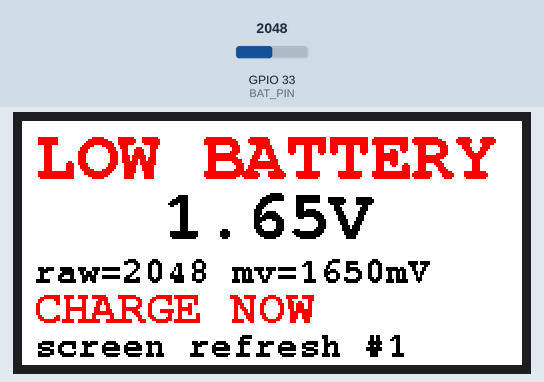
Simulated run of this sketch. Board: ESP32. Shown: 250×122 colour display. The inputs (shaded band) are chosen by the test bench; at power-on: GPIO 33 (BAT_PIN) = 2048 (analog values on the 0–4095 scale). A WiFi scan finds three made-up networks; what the sketch prints to the serial monitor is not drawn.

Above: at 15.4 s.
At 53.0 s:
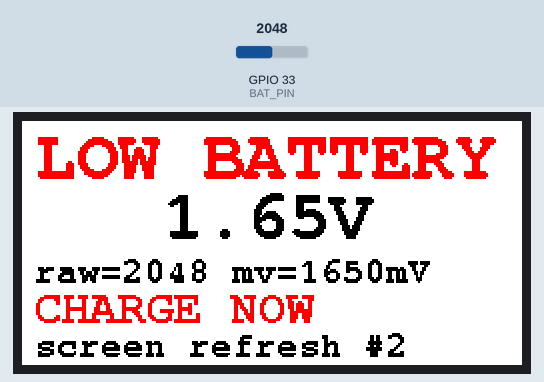
At 68.0 s:
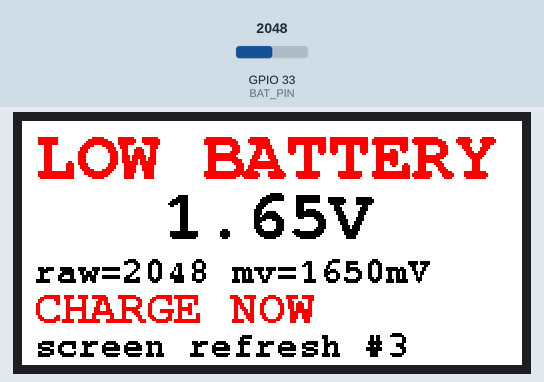
At 83.4 s:
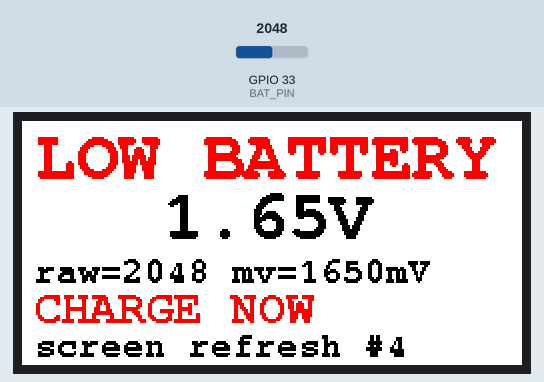
At 100.7 s:
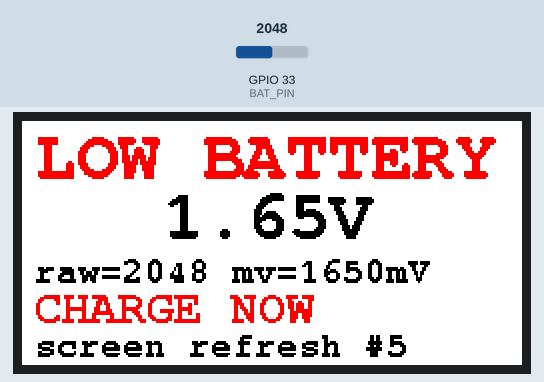
At 118.0 s:
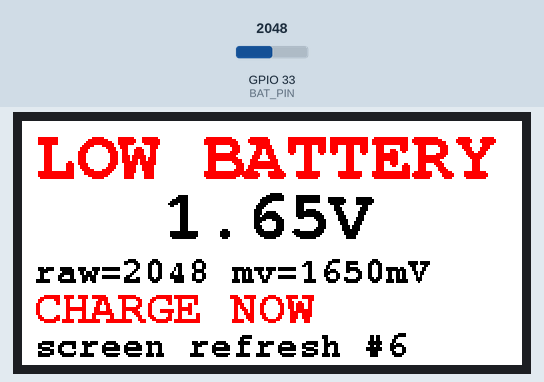

The sketch:

low_battery_test.ino
```cpp
/*
 * low_battery_test.ino — 低压告警压力测试固件（高功耗放电版）
 * 目标板：宝可梦价格牌（ESP32-WROOM-32E-N16 + GxEPD2_213_Z98c 2.13" 三色墨水屏）
 *
 * 干什么：
 *  1) 高功耗放电：双核满频浮点忙循环 + 周期 Wi-Fi 扫描（RF 全开），
 *     让电池电压快速下降（比正常深睡快几十倍）。
 *  2) 持续监测 GPIO33（实机电池直连脚）：电压掉出 ADC 饱和（<~3.1V）
 *     且连续 5 次确认后，判定"低压"。
 *  3) 低压触发后：刷新屏幕显示 LOW BATTERY + 实时电压，之后每 30s
 *     反复刷新（电压 <2.9V 时加速到每 10s），用屏幕播报直到断电。
 *
 * 测试条件（关键！）：
 *  - 必须拔掉 USB，纯电池供电！插着 USB 时充电器会把电压钉在 4.2V，永远测不到低压。
 *  - 电池越大掉电越慢：2000mAh 约 3~5 小时到 3.1V；想快就开 WIFI_BURN_INTERVAL_MS=5000
 *    或换小容量/旧电池。
 *
 * Arduino IDE 参数：ESP32 Dev Module / QIO / 16MB / 16M Flash (3MB APP/9.9MB FATFS)
 * PSRAM Disabled / 921600 / Serial Monitor 115200
 */

#include <SPI.h>
#include <WiFi.h>
#include <GxEPD2_3C.h>
#include <Fonts/FreeMonoBold9pt7b.h>
#include <Fonts/FreeMonoBold12pt7b.h>
#include <Fonts/FreeMonoBold18pt7b.h>

// ============ 测试旋钮 ============
static constexpr uint32_t SAMPLE_MS = 5000;            // 正常阶段电压采样间隔
static constexpr uint32_t LOW_REFRESH_MS = 30000;      // 低压阶段刷屏间隔
static constexpr uint32_t CRITICAL_REFRESH_MS = 10000; // 电压<2900mV 时加速刷屏
static constexpr uint32_t CRITICAL_MV = 2900;
static constexpr uint32_t LOW_MV_THRESHOLD = 3100;     // 掉出 11dB 饱和 ≈ 3.1V
static constexpr uint32_t LOW_RAW_THRESHOLD = 4070;    // 饱和 raw=4095
static constexpr int    CONFIRM_STRIKES = 5;           // 连续 5 次低压才触发（防抖）
static constexpr bool   ENABLE_WIFI_BURN = true;       // 用 Wi-Fi 扫描加大放电
static constexpr uint32_t WIFI_BURN_INTERVAL_MS = 15000;
static constexpr uint32_t EPAPER_SETTLE_MS = 25000;    // busy 兜底（与生产一致）

// ============ 硬件（与生产固件一致） ============
static constexpr int EPD_BUSY = 25, EPD_RST = 26, EPD_DC = 27;
static constexpr int EPD_MOSI = 14, EPD_SCLK = 13, EPD_CS = 15;
static constexpr int BAT_PIN = 33;   // 实机确认：电池直连 GPIO33（无分压）

GxEPD2_3C<GxEPD2_213_Z98c, GxEPD2_213_Z98c::HEIGHT> display(
  GxEPD2_213_Z98c(EPD_CS, EPD_DC, EPD_RST, EPD_BUSY)
);

// 全局采样状态（不用自定义类型做函数签名，避开 Arduino 预处理器坑）
static uint32_t gRaw = 0;
static uint32_t gMv = 0;
static int    gLowStrikes = 0;
static bool   gLowActive = false;
static uint32_t gRefreshes = 0;
static uint32_t gLastSample = 0;
static uint32_t gLastRefresh = 0;
static uint32_t gLastWifiBurn = 0;

// core 0 专职烧电：双核满载把电流拉到 ~200mA 级。
// 注意：不能无限忙循环不放手——core0 的 idle 任务会被饿死，触发 Task WDT 复位循环
// （症状：屏幕反复闪、永远画不出字、每 ~5s 重启一次）。
// 每烧 200ms 让出 10ms，idle 有机会喂狗；烧电效率 ~95%。
static void burnCpuTask(void*) {
  for (;;) {
    volatile float x = 3.14159f;
    uint32_t end = millis() + 200;
    while (millis() < end) {
      x = x * 1.0000001f + 0.0000001f;
    }
    vTaskDelay(1);   // 让位 10ms：core0 idle 运行并喂 WDT
  }
}

// 24 次平均采样（与生产固件 readBatteryVoltage 同参数）
static void readBattery() {
  pinMode(BAT_PIN, INPUT);
  analogSetPinAttenuation(BAT_PIN, ADC_11db);
  uint32_t rawSum = 0, mvSum = 0;
  for (int i = 0; i < 24; ++i) {
    rawSum += analogRead(BAT_PIN);
    mvSum += analogReadMilliVolts(BAT_PIN);
    delay(2);
  }
  gRaw = rawSum / 24;
  gMv = mvSum / 24;
}

// 与生产固件同款的 BUSY 墙钟兜底：刷新耗时 <3s 视为 busy 未生效，强制等满波形时间
static void waitEpaperSettle(uint32_t refreshStartMs) {
  uint32_t elapsed = millis() - refreshStartMs;
  if (elapsed < 3000) {
    Serial.printf("Epaper busy NOT engaged (refresh took %lums) -> settling %lums for waveform\n",
                  (unsigned long)elapsed, (unsigned long)EPAPER_SETTLE_MS);
    delay(EPAPER_SETTLE_MS);
  } else {
    Serial.printf("Epaper refresh took %lums (busy engaged)\n", (unsigned long)elapsed);
  }
}

// 低压告警屏：大号红字 + 实时电压 + 刷新计数
static void drawLowScreen() {
  char buf[48];
  gRefreshes++;
  float vBat = (float)gMv / 1000.0f;
  uint32_t rStart = millis();
  SPI.begin(EPD_SCLK, -1, EPD_MOSI, EPD_CS);
  display.init(115200, true, 10, false);
  display.setRotation(1);
  display.setFullWindow();
  display.firstPage();
  do {
    display.fillScreen(GxEPD_WHITE);
    display.setTextColor(GxEPD_RED);
    display.setFont(&FreeMonoBold18pt7b);
    display.setCursor(6, 28);
    display.print("LOW BATTERY");
    display.setTextColor(GxEPD_BLACK);
    display.setFont(&FreeMonoBold18pt7b);
    snprintf(buf, sizeof(buf), "%.2fV", vBat);
    display.setCursor(70, 58);
    display.print(buf);
    display.setFont(&FreeMonoBold9pt7b);
    snprintf(buf, sizeof(buf), "raw=%lu mv=%lumV", (unsigned long)gRaw, (unsigned long)gMv);
    display.setCursor(6, 80);
    display.print(buf);
    display.setTextColor(GxEPD_RED);
    display.setFont(&FreeMonoBold12pt7b);
    display.setCursor(6, 100);
    display.print("CHARGE NOW");
    display.setTextColor(GxEPD_BLACK);
    display.setFont(&FreeMonoBold9pt7b);
    snprintf(buf, sizeof(buf), "screen refresh #%lu", (unsigned long)gRefreshes);
    display.setCursor(6, 117);
    display.print(buf);
  } while (display.nextPage());
  waitEpaperSettle(rStart);
  display.hibernate();
}

void setup() {
  Serial.begin(115200);
  delay(200);
  analogReadResolution(12);
  setCpuFrequencyMhz(240);

  Serial.println();
  Serial.println("==============================================");
  Serial.println("Low-Battery Alarm Stress Test (high power burn)");
  Serial.printf("freq=%luMHz  freeHeap=%lu\n",
                (unsigned long)getCpuFrequencyMhz(), (unsigned long)ESP.getFreeHeap());
  Serial.println("Burning battery: dual-core busy loop" + String(ENABLE_WIFI_BURN ? " + wifi scan" : ""));
  Serial.printf("Low threshold: mv<%lu raw<%lu, %d strikes to confirm\n",
                (unsigned long)LOW_MV_THRESHOLD, (unsigned long)LOW_RAW_THRESHOLD, CONFIRM_STRIKES);
  Serial.println("WARNING: run on BATTERY ONLY (unplug USB), or voltage stays at 4.2V charging!");

  // core 0 专职烧电任务
  xTaskCreatePinnedToCore(burnCpuTask, "burn", 4096, NULL, 2, NULL, 0);

  // 开机先读一次并画一屏（即使电压还正常，也留个"测试已开始"的证据）
  readBattery();
  Serial.printf("BAT raw=%lu mv=%lumV (%.2fV) - first sample\n",
                (unsigned long)gRaw, (unsigned long)gMv, (float)gMv / 1000.0f);
  drawLowScreen();
  gLowActive = false; // 首屏只是启动证据，不触发告警逻辑
}

void loop() {
  uint32_t now = millis();

  // 周期电压采样 + 低压判定（连续 5 次确认，防 ADC 抖动误报）
  if (now - gLastSample >= SAMPLE_MS) {
    gLastSample = now;
    readBattery();
    Serial.printf("BAT raw=%lu mv=%lumV (%.2fV) %s\n",
                  (unsigned long)gRaw, (unsigned long)gMv, (float)gMv / 1000.0f,
                  gLowActive ? "[LOW-ACTIVE]" : "[monitoring]");
    if (!gLowActive) {
      if (gMv < LOW_MV_THRESHOLD && gRaw < LOW_RAW_THRESHOLD) {
        if (++gLowStrikes >= CONFIRM_STRIKES) {
          gLowActive = true;
          Serial.println(">>> LOW BATTERY CONFIRMED - alarm screen now");
          drawLowScreen();
          gLastRefresh = millis();
        }
      } else {
        gLowStrikes = 0;
      }
    }
  }

  // 低压持续播报：每 30s（<2.9V 时每 10s）刷新一次屏幕，直到断电
  if (gLowActive) {
    uint32_t interval = (gMv < CRITICAL_MV) ? CRITICAL_REFRESH_MS : LOW_REFRESH_MS;
    if (now - gLastRefresh >= interval) {
      gLastRefresh = now;
      drawLowScreen();
    }
  }

  // Wi-Fi 扫描烧电：RF 全开 1~2s，显著拉高平均电流（不需要连网）
  if (ENABLE_WIFI_BURN && now - gLastWifiBurn >= WIFI_BURN_INTERVAL_MS) {
    gLastWifiBurn = now;
    WiFi.mode(WIFI_STA);
    int n = WiFi.scanNetworks();
    Serial.printf("wifi-scan: %d networks found\n", n);
    WiFi.scanDelete();
  }

  // core 1 也烧一段（双核满载）
  volatile float x = 1.2345f;
  uint32_t end = millis() + 200;
  while (millis() < end) {
    x = x * 1.0000001f + 0.0000001f;
  }
  delay(10);
}
```

Measured:
- what the display in image 0 shows lasts 37.6 s, from 15.3 s to 52.9 s
- what the display in image 1 shows lasts 15.1 s, from 52.9 s to 68.0 s
- what the display in image 2 shows lasts 15.3 s, from 68.0 s to 83.3 s
- what the display in image 3 shows lasts 17.3 s, from 83.3 s to 100.6 s
